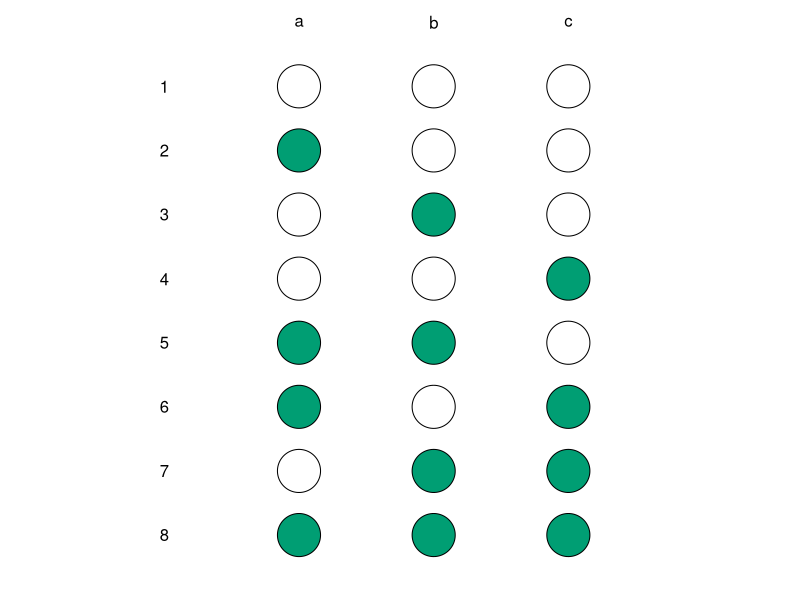
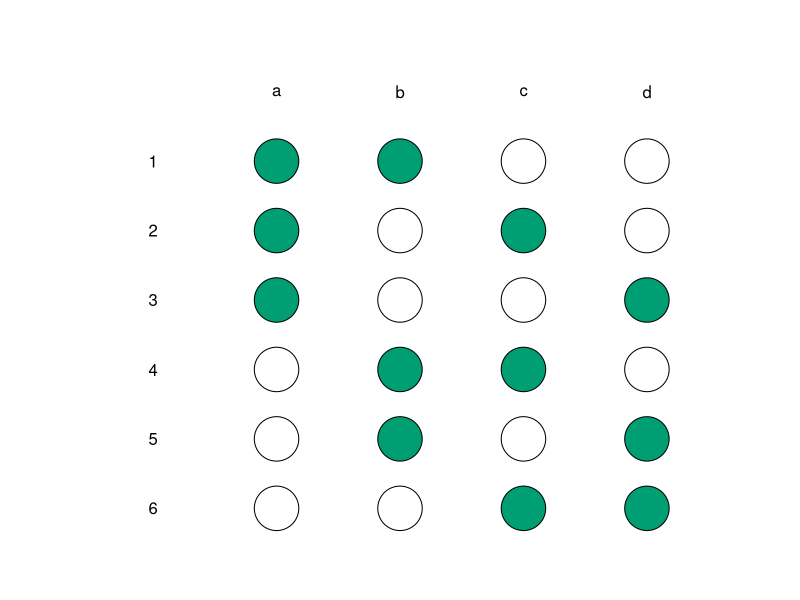
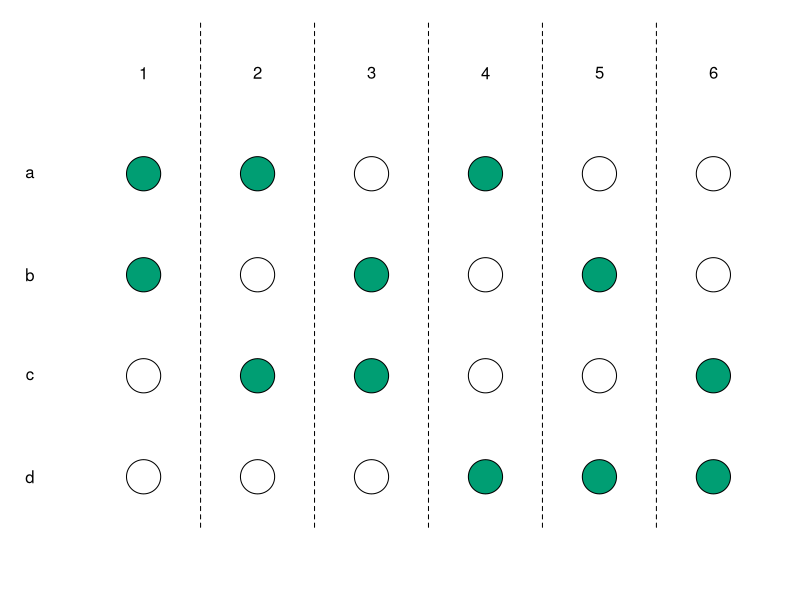
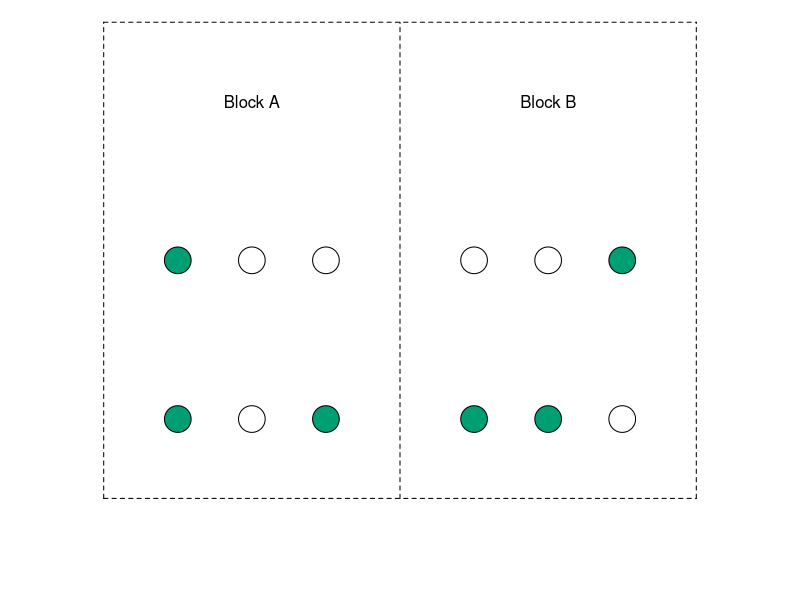
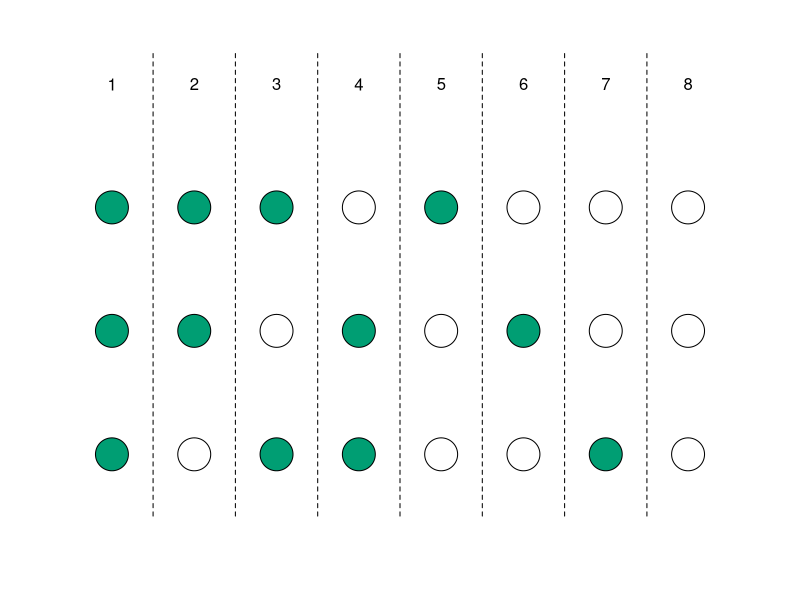
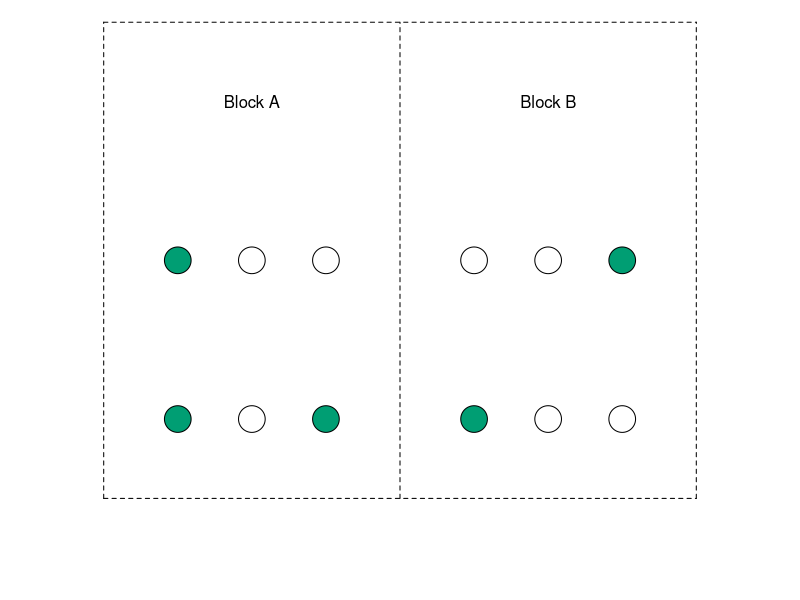
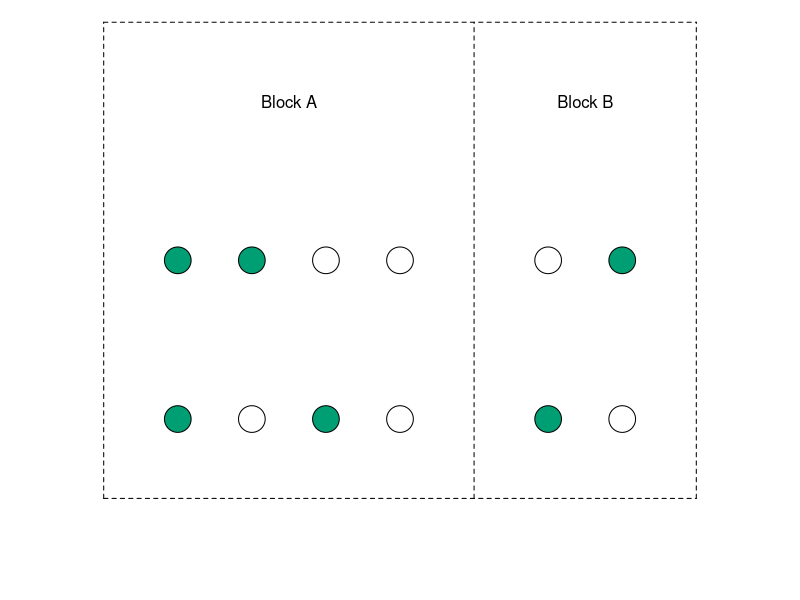
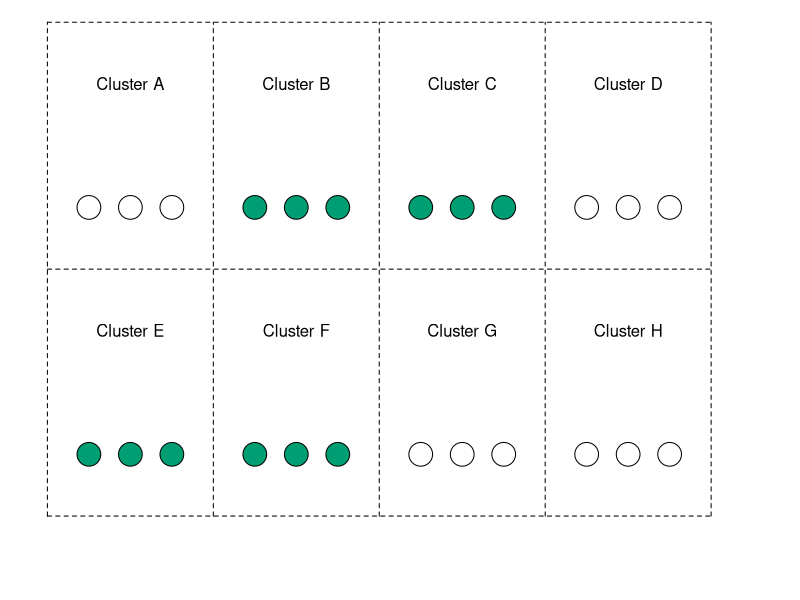

Write R code to recreate these figures, in order.
## randomization_figs.R
##
## Nahomi Ichino, April 2023, for EGAP Learning Days
## for lecture slides on randomization

library(plotrix)


## simple randomization
png(file="simple_randomization.png", width=960, height=760, pointsize=36)
par(mar=c(0,0,0,0))
s=.5
r=.08
plot(c(-1,3.5*s), c(24,-2), type="n", main="", xlab="", ylab="", axes=FALSE)

draw.circle(0,0,r, col="#009E73")
draw.circle(s,0,r, col="#009E73")
draw.circle(2*s,0,r, col="#009E73")

draw.circle(0,3,r)
draw.circle(s,3,r, col="#009E73")
draw.circle(2*s,3,r, col="#009E73")

draw.circle(0,6,r, col="#009E73")
draw.circle(s,6,r)
draw.circle(2*s,6,r, col="#009E73")

draw.circle(0,9,r, col="#009E73")
draw.circle(s,9,r, col="#009E73")
draw.circle(2*s,9,r)

draw.circle(0,12,r)
draw.circle(s,12,r)
draw.circle(2*s,12,r, col="#009E73")

draw.circle(0,15,r)
draw.circle(s,15,r, col="#009E73")
draw.circle(2*s,15,r)

draw.circle(0,18,r, col="#009E73")
draw.circle(s,18,r)
draw.circle(2*s,18,r)

draw.circle(0,21,r)
draw.circle(s,21,r)
draw.circle(2*s,21,r)

text(0,24, "a")
text(s,24, "b")
text(2*s,24, "c")

text(-s, 21, "1")
text(-s, 18, "2")
text(-s, 15, "3")
text(-s, 12, "4")
text(-s, 9, "5")
text(-s, 6, "6")
text(-s, 3, "7")
text(-s, 0, "8")

dev.off()



## complete randomization
png(file="complete_randomization.png", width=960, height=960, pointsize=36)
par(mar=c(0,0,0,0))

x=.5
r=.09
l=1
plot(c(-1,2), c(8,0), type="n", main="", xlab="", ylab="", axes=FALSE)
# plot(c(-1,4), c(20,-2), type="n", main="", xlab="", ylab="", axes=FALSE)

# draw.circle(0,0,r)
# draw.circle(x,0,r)
# draw.circle(2*x,0,r)
# draw.circle(3*x,0,r)

draw.circle(0,l,r)
draw.circle(x,l,r)
draw.circle(2*x,l,r, col="#009E73")
draw.circle(3*x,l,r, col="#009E73")

draw.circle(0,l*2,r)
draw.circle(x,l*2,r, col="#009E73")
draw.circle(2*x,l*2,r)
draw.circle(3*x,l*2,r, col="#009E73")

draw.circle(0,l*3,r)
draw.circle(x,l*3,r, col="#009E73")
draw.circle(2*x,l*3,r, col="#009E73")
draw.circle(3*x,l*3,r)

draw.circle(0,l*4,r, col="#009E73")
draw.circle(x,l*4,r)
draw.circle(2*x,l*4,r)
draw.circle(3*x,l*4,r, col="#009E73")

draw.circle(0,l*5,r, col="#009E73")
draw.circle(x,l*5,r)
draw.circle(2*x,l*5,r, col="#009E73")
draw.circle(3*x,l*5,r)

draw.circle(0,l*6,r, col="#009E73")
draw.circle(x,l*6,r, col="#009E73")
draw.circle(2*x,l*6,r)
draw.circle(3*x,l*6,r)

text(0, 7, "a")
text(x, 7, "b")
text(x*2, 7, "c")
text(x*3, 7, "d")

text(-x, 6, "1")
text(-x, 5, "2")
text(-x, 4, "3")
text(-x, 3, "4")
text(-x, 2, "5")
text(-x, 1, "6")

dev.off()


## complete randomization
png(file="complete_randomization_wide.png", width=960, height=500, pointsize=36)
par(mar=c(0,0,0,0))

x=1
r=.15
l=1
plot( c(6.5,0), c(-1,4.5), type="n", main="", xlab="", ylab="", axes=FALSE)
# plot(c(-1,4), c(20,-2), type="n", main="", xlab="", ylab="", axes=FALSE)

# draw.circle(0,0,r)
# draw.circle(x,0,r)
# draw.circle(2*x,0,r)
# draw.circle(3*x,0,r)

draw.circle(l,0,r)
draw.circle(l,x,r)
draw.circle(l,2*x,r, col="#009E73")
draw.circle(l,3*x,r, col="#009E73")

draw.circle(l*2,0,r)
draw.circle(l*2,x,r, col="#009E73")
draw.circle(l*2,2*x,r)
draw.circle(l*2,3*x,r, col="#009E73")

draw.circle(l*3,0,r)
draw.circle(l*3,x,r, col="#009E73")
draw.circle(l*3,2*x,r, col="#009E73")
draw.circle(l*3,3*x,r)

draw.circle(l*4,0,r, col="#009E73")
draw.circle(l*4,x,r)
draw.circle(l*4,2*x,r)
draw.circle(l*4,3*x,r, col="#009E73")

draw.circle(l*5,0,r, col="#009E73")
draw.circle(l*5,x,r)
draw.circle(l*5,2*x,r, col="#009E73")
draw.circle(l*5,3*x,r)

draw.circle(l*6,0,r, col="#009E73")
draw.circle(l*6,x,r, col="#009E73")
draw.circle(l*6,2*x,r)
draw.circle(l*6,3*x,r)

text(l,4*x,"1")
text(2*l,4*x,"2")
text(3*l,4*x,"3")
text(4*l,4*x,"4")
text(5*l,4*x,"5")
text(6*l,4*x,"6")

text(0, 3*x, "a")
text(0, 2*x, "b")
text(0, 1*x, "c")
text(0, 0, "d")

segments(x0=1.5*l, y0=-0.5*x, x1=1.5*l, y1=4.5*x, lty=2)
segments(x0=2.5*l, y0=-0.5*x, x1=2.5*l, y1=4.5*x, lty=2)
segments(x0=3.5*l, y0=-0.5*x, x1=3.5*l, y1=4.5*x, lty=2)
segments(x0=4.5*l, y0=-0.5*x, x1=4.5*l, y1=4.5*x, lty=2)
segments(x0=5.5*l, y0=-0.5*x, x1=5.5*l, y1=4.5*x, lty=2)


dev.off()


## block randomization
png(file="block_randomization.png", width=960, height=300, pointsize=36)
par(mar=c(0,0,0,0))

x=.5
r=.09
l=1
plot(c(-1,4), c(2.5,-1), type="n", main="", xlab="", ylab="", axes=FALSE)

draw.circle(0,0,r, col="#009E73")
draw.circle(x,0,r)
draw.circle(2*x,0,r, col="#009E73")

draw.circle(0,1,r, col="#009E73")
draw.circle(x,1,r)
draw.circle(2*x,1,r)

draw.circle(4*x,0,r, col="#009E73")
draw.circle(5*x,0,r, col="#009E73")
draw.circle(6*x,0,r)
draw.circle(4*x,1,r)
draw.circle(5*x,1,r)
draw.circle(6*x,1,r, col="#009E73")


text(x, 2, "Block A")
text(x*5, 2, "Block B")

segments(x0=1.5, y0=-0.5, x1=1.5, y1=2.5, lty=2)
segments(x0=-0.5, y0=2.5, x1=3.5, y1=2.5, lty=2)
segments(x0=-0.5, y0=-0.5, x1=3.5, y1=-0.5, lty=2)
segments(x0=-0.5, y0=-0.5, x1=-0.5, y1=2.5, lty=2)
segments(x0=3.5, y0=-0.5, x1=3.5, y1=2.5, lty=2)


dev.off()


## simple randomization
png(file="simple_randomization_wide.png", width=800, height=500, pointsize=36)
par(mar=c(0,0,0,0))
s=.5
r=.6
plot(c(24,-3), c(-0.5,3.5*s), type="n", main="", xlab="", ylab="", axes=FALSE)

draw.circle(0,0,r, col="#009E73")
draw.circle(0,s,r, col="#009E73")
draw.circle(0,2*s,r, col="#009E73")

draw.circle(3,0,r)
draw.circle(3,s,r, col="#009E73")
draw.circle(3,2*s,r, col="#009E73")

draw.circle(6,0,r, col="#009E73")
draw.circle(6,s,r)
draw.circle(6,2*s,r, col="#009E73")

draw.circle(9,0,r, col="#009E73")
draw.circle(9,s,r, col="#009E73")
draw.circle(9,2*s,r)

draw.circle(12,0,r)
draw.circle(12,s,r)
draw.circle(12,2*s,r, col="#009E73")

draw.circle(15,0,r)
draw.circle(15,s,r, col="#009E73")
draw.circle(15,2*s,r)

draw.circle(18,0,r, col="#009E73")
draw.circle(18,s,r)
draw.circle(18,2*s,r)

draw.circle(21,0,r)
draw.circle(21,s,r)
draw.circle(21,2*s,r)

# text(-2,0, "c")
# text(-2,s, "b")
# text(-2,2*s, "a")

h=3

text(21, h*s,"8")
text(18, h*s,"7")
text(15, h*s,"6")
text(12, h*s,"5")
text(9, h*s,"4")
text(6, h*s,"3")
text(3, h*s,"2")
text(0, h*s,"1")

for(i in 0:6){
  segments(x0=1.5+3*i, y0=-0.5*s, x1=1.5+3*i, y1=3.25*s, lty=2)
}



dev.off()


## block randomization with diff prob of treatment assignment
png(file="block_randomization_diffprob.png", width=960, height=300, pointsize=36)
par(mar=c(0,0,0,0))

x=.5
r=.09
l=1
plot(c(-1,4), c(2.5,-1), type="n", main="", xlab="", ylab="", axes=FALSE)

draw.circle(0,0,r, col="#009E73")
draw.circle(x,0,r)
draw.circle(2*x,0,r, col="#009E73")

draw.circle(0,1,r, col="#009E73")
draw.circle(x,1,r)
draw.circle(2*x,1,r)

draw.circle(4*x,0,r, col="#009E73")
draw.circle(5*x,0,r)
draw.circle(6*x,0,r)
draw.circle(4*x,1,r)
draw.circle(5*x,1,r)
draw.circle(6*x,1,r, col="#009E73")


text(x, 2, "Block A")
text(x*5, 2, "Block B")

segments(x0=1.5, y0=-0.5, x1=1.5, y1=2.5, lty=2)
segments(x0=-0.5, y0=2.5, x1=3.5, y1=2.5, lty=2)
segments(x0=-0.5, y0=-0.5, x1=3.5, y1=-0.5, lty=2)
segments(x0=-0.5, y0=-0.5, x1=-0.5, y1=2.5, lty=2)
segments(x0=3.5, y0=-0.5, x1=3.5, y1=2.5, lty=2)


dev.off()


## block randomization with different block sizes
png(file="block_randomization_diffsize.png", width=960, height=300, pointsize=36)
par(mar=c(0,0,0,0))

x=.5
r=.09
l=1
plot(c(-1,4), c(2.5,-1), type="n", main="", xlab="", ylab="", axes=FALSE)

draw.circle(0,0,r, col="#009E73")
draw.circle(x,0,r)
draw.circle(2*x,0,r, col="#009E73")
draw.circle(3*x,0,r)

draw.circle(0,1,r, col="#009E73")
draw.circle(x,1,r, col="#009E73")
draw.circle(2*x,1,r)
draw.circle(3*x,1,r)

draw.circle(5*x,0,r, col="#009E73")
draw.circle(6*x,0,r)
draw.circle(5*x,1,r)
draw.circle(6*x,1,r, col="#009E73")


text(x*1.5, 2, "Block A")
text(x*5.5, 2, "Block B")

segments(x0=2, y0=-0.5, x1=2, y1=2.5, lty=2)
segments(x0=-0.5, y0=2.5, x1=3.5, y1=2.5, lty=2)
segments(x0=-0.5, y0=-0.5, x1=3.5, y1=-0.5, lty=2)
segments(x0=-0.5, y0=-0.5, x1=-0.5, y1=2.5, lty=2)
segments(x0=3.5, y0=-0.5, x1=3.5, y1=2.5, lty=2)


dev.off()


## cluster randomization
png(file="cluster_randomization.png", width=960, height=300, pointsize=36)
par(mar=c(0,0,0,0))

x=.7
r=.2
l=1
plot(c(-1,15*x+1), c(3.5,-1), type="n", main="", xlab="", ylab="", axes=FALSE)

draw.circle(0,0,r, col="#009E73")
draw.circle(x,0,r, col="#009E73")
draw.circle(2*x,0,r, col="#009E73")

draw.circle(4*x,0,r, col="#009E73")
draw.circle(5*x,0,r, col="#009E73")
draw.circle(6*x,0,r, col="#009E73")

draw.circle(8*x,0,r)
draw.circle(9*x,0,r)
draw.circle(10*x,0,r)

draw.circle(12*x,0,r)
draw.circle(13*x,0,r)
draw.circle(14*x,0,r)

text(x, 1, "Cluster E")
text(x*5, 1, "Cluster F")
text(x*9, 1, "Cluster G")
text(x*13, 1, "Cluster H")

draw.circle(0,2,r)
draw.circle(x,2,r)
draw.circle(2*x,2,r)

draw.circle(4*x,2,r, col="#009E73")
draw.circle(5*x,2,r, col="#009E73")
draw.circle(6*x,2,r, col="#009E73")

draw.circle(8*x,2,r, col="#009E73")
draw.circle(9*x,2,r, col="#009E73")
draw.circle(10*x,2,r, col="#009E73")

draw.circle(12*x,2,r)
draw.circle(13*x,2,r)
draw.circle(14*x,2,r)

text(x, 3, "Cluster A")
text(x*5, 3, "Cluster B")
text(x*9, 3, "Cluster C")
text(x*13, 3, "Cluster D")


segments(x0=-1*x, y0=-0.5, x1=-1*x, y1=3.5, lty=2)
segments(x0=3*x, y0=-0.5, x1=3*x, y1=3.5, lty=2)
segments(x0=7*x, y0=-0.5, x1=7*x, y1=3.5, lty=2)
segments(x0=11*x, y0=-0.5, x1=11*x, y1=3.5, lty=2)
segments(x0=15*x, y0=-0.5, x1=15*x, y1=3.5, lty=2)

segments(x0=-1*x, y0=-0.5, x1=15*x, y1=-0.5, lty=2)
segments(x0=-1*x, y0=1.5, x1=15*x, y1=1.5, lty=2)
segments(x0=-1*x, y0=3.5, x1=15*x, y1=3.5, lty=2)



dev.off()



## block-cluster randomization
png(file="blockcluster_randomization.png", width=960, height=480, pointsize=36)
par(mar=c(0,0,0,0))

x=.5
r=.09
l=1
plot(c(-1,15*x+1), c(5.5,-1), type="n", main="", xlab="", ylab="", axes=FALSE)

draw.circle(0,0,r, col="#009E73")
draw.circle(x,0,r, col="#009E73")
draw.circle(2*x,0,r, col="#009E73")

draw.circle(4*x,0,r)
draw.circle(5*x,0,r)
draw.circle(6*x,0,r)

draw.circle(8*x,0,r, col="#009E73")
draw.circle(9*x,0,r, col="#009E73")
draw.circle(10*x,0,r, col="#009E73")

draw.circle(12*x,0,r)
draw.circle(13*x,0,r)
draw.circle(14*x,0,r)

text(x, 1, "Cluster E")
text(x*5, 1, "Cluster F")
text(x*9, 1, "Cluster G")
text(x*13, 1, "Cluster H")
text(x*3, 2, "Block 3")
text(x*11, 2, "Block 4")

draw.circle(0,3,r)
draw.circle(x,3,r)
draw.circle(2*x,3,r)

draw.circle(4*x,3,r, col="#009E73")
draw.circle(5*x,3,r, col="#009E73")
draw.circle(6*x,3,r, col="#009E73")

draw.circle(8*x,3,r, col="#009E73")
draw.circle(9*x,3,r, col="#009E73")
draw.circle(10*x,3,r, col="#009E73")

draw.circle(12*x,3,r)
draw.circle(13*x,3,r)
draw.circle(14*x,3,r)

text(x, 4, "Cluster A")
text(x*5, 4, "Cluster B")
text(x*9, 4, "Cluster C")
text(x*13, 4, "Cluster D")
text(x*3, 5, "Block 1")
text(x*11, 5, "Block 2")

segments(x0=-1*x, y0=-0.5, x1=-1*x, y1=5.5, lty=1)
segments(x0=15*x, y0=-0.5, x1=15*x, y1=5.5, lty=1)
segments(x0=-1*x, y0=-0.5, x1=15*x, y1=-0.5, lty=1)
segments(x0=-1*x, y0=2.5, x1=15*x, y1=2.5, lty=1)
segments(x0=-1*x, y0=5.5, x1=15*x, y1=5.5, lty=1)
segments(x0=7*x, y0=-0.5, x1=7*x, y1=5.5, lty=1)


segments(x0=3*x, y0=-0.5, x1=3*x, y1=1.5, lty=1)
segments(x0=3*x, y0=2.5, x1=3*x, y1=4.5, lty=2)

segments(x0=11*x, y0=-0.5, x1=11*x, y1=1.5, lty=2)
segments(x0=11*x, y0=2.5, x1=11*x, y1=4.5, lty=2)

dev.off()


## delayed access design
png(file="./Images/delayed_access.png", width=960, height=480, pointsize=36)
par(mar=c(0,0,0,0))

x=.5
r=.09
l=1
plot(c(-1,5*x+1), c(3.5,-1), type="n", main="", xlab="", ylab="", axes=FALSE)

draw.circle(x,0,r)
draw.circle(2*x,0,r, col="#009E73")
draw.circle(3*x,0,r)
draw.circle(5*x,0,r)

draw.circle(0,1,r, col="#009E73")
draw.circle(x,1,r)
draw.circle(2*x,1,r)
draw.circle(3*x,1,r)
draw.circle(5*x,1,r)

draw.circle(0,2,r)
draw.circle(x,2,r)
draw.circle(2*x,2,r)
draw.circle(3*x,2,r)
draw.circle(4*x,2,r, col="#009E73")
draw.circle(5*x,2,r)

text(-x, 2, "t=1")
text(-x, 1, "t=2")
text(-x, 0, "t=3")


segments(x0=-1.5*x, y0=1.5, x1=6*x, y1=1.5, lty=2)
segments(x0=-1.5*x, y0=0.5, x1=6*x, y1=0.5, lty=2)



dev.off()

